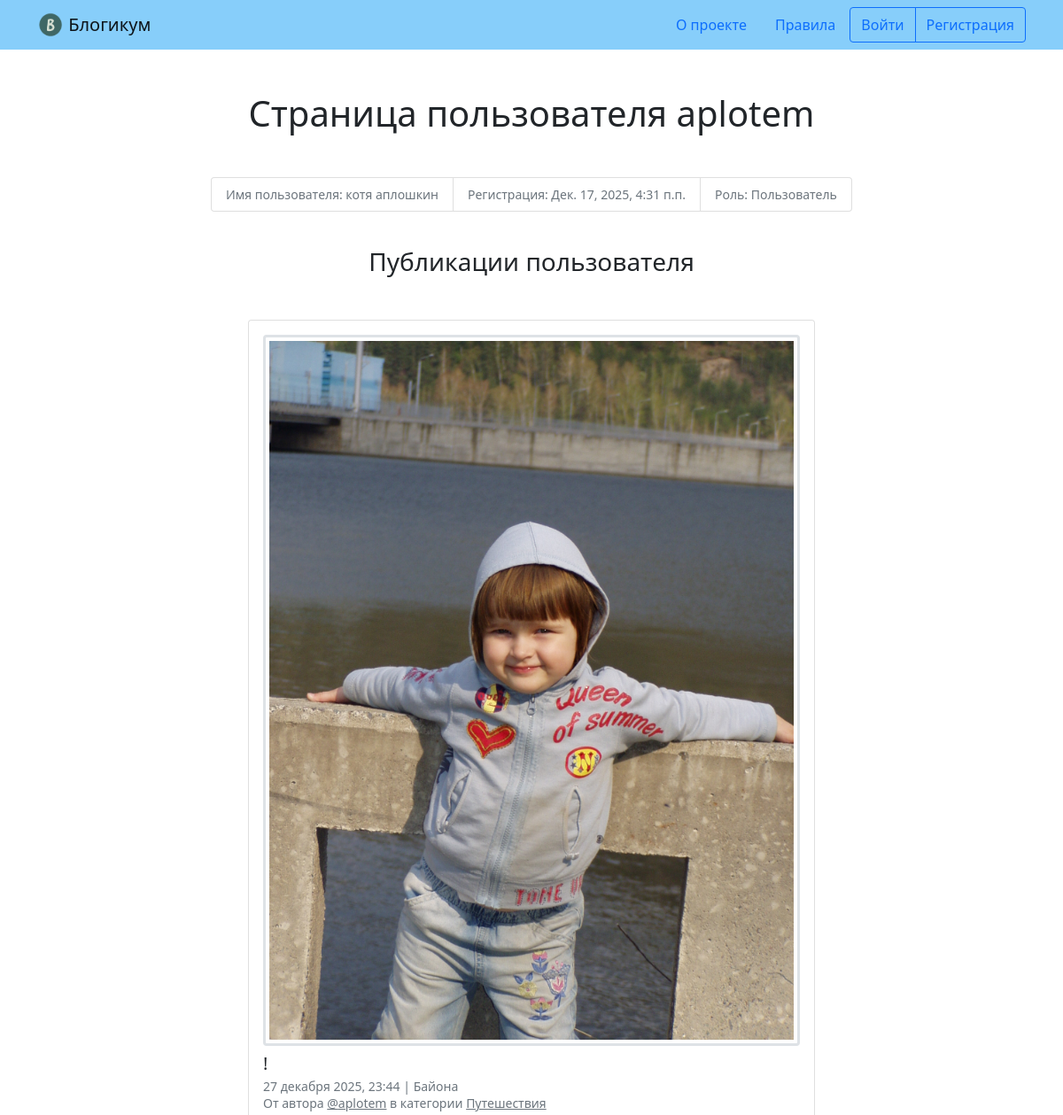
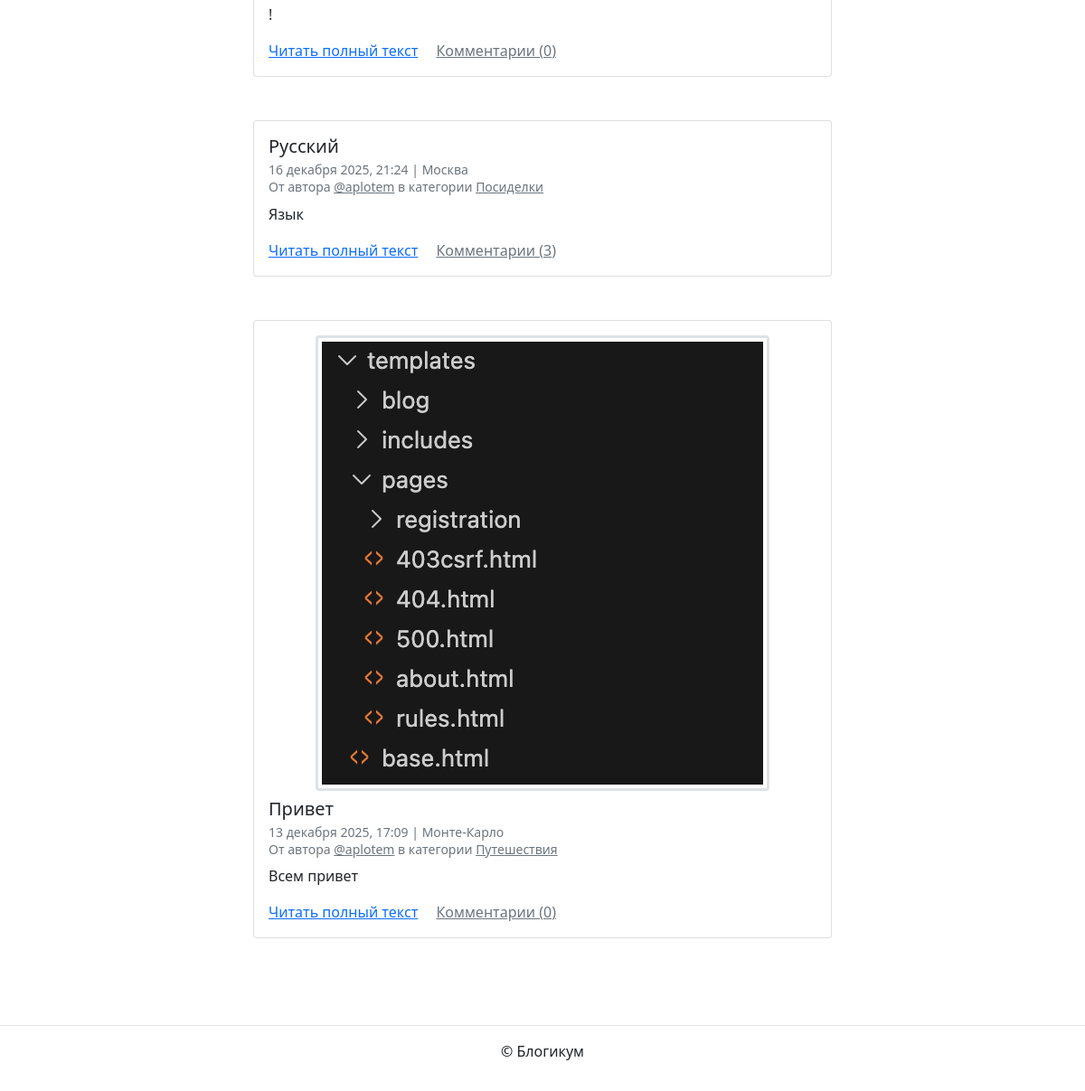
Page /profile/aplotem/ on the committed database (2 pictures, top to bottom).
### blog/models.py (models this page shows, shortened)
class Post(models.Model):
    title = models.CharField(
        max_length=256,
        verbose_name='Заголовок'
    )
    text = models.TextField(verbose_name='Текст')
    pub_date = models.DateTimeField(
        verbose_name='Дата и время публикации',
        help_text='Если установить дату и время в будущем — '
                  'можно делать отложенные публикации.'
    )
    author = models.ForeignKey(
        User,
        on_delete=models.CASCADE,
        verbose_name='Автор публикации',
        related_name='posts'
    )
    location = models.ForeignKey(
        Location,
        on_delete=models.SET_NULL,
        null=True,
        blank=True,
        verbose_name='Местоположение'
    )
    category = models.ForeignKey(
        Category,
        on_delete=models.SET_NULL,
        null=True,
        verbose_name='Категория',
        related_name='posts'
    )
    is_published = models.BooleanField(
        default=True,
        verbose_name='Опубликовано',
        help_text='Снимите галочку, чтобы скрыть публикацию.'
    )
    created_at = models.DateTimeField(
        auto_now_add=True,
        verbose_name='Добавлено'
    )
    image = models.ImageField(
        'Изображение',
        upload_to='posts_images/',
        blank=True,
        null=True
    )
    objects = models.Manager()
    published = PublishedManager()
    class Meta:
        verbose_name = 'публикация'
        verbose_name_plural = 'Публикации'
        ordering = ['-pub_date']

class Location(models.Model):
    name = models.CharField(
        max_length=256,
        verbose_name='Название места'
    )
    is_published = models.BooleanField(
        default=True,
        verbose_name='Опубликовано',
        help_text='Снимите галочку, чтобы скрыть публикацию.'
    )
    created_at = models.DateTimeField(
        auto_now_add=True,
        verbose_name='Добавлено'
    )
    class Meta:
        verbose_name = 'местоположение'
        verbose_name_plural = 'Местоположения'

class Category(models.Model):
    title = models.CharField(
        max_length=256,
        verbose_name='Заголовок'
    )
    description = models.TextField(verbose_name='Описание')
    slug = models.SlugField(
        unique=True,
        verbose_name='Идентификатор',
        help_text='Идентификатор страницы для URL; '
                  'разрешены символы латиницы, цифры, дефис и подчёркивание.'
    )
    is_published = models.BooleanField(
        default=True,
        verbose_name='Опубликовано',
        help_text='Снимите галочку, чтобы скрыть публикацию.'
    )
    created_at = models.DateTimeField(
        auto_now_add=True,
        verbose_name='Добавлено'
    )
    class Meta:
        verbose_name = 'категория'
        verbose_name_plural = 'Категории'

### pages/views.py (the view)
# urls.py: path('profile/<str:username>/', ProfileView.as_view(), name='profile'),
class ProfileView(View):
    def dispatch(self, request, *args, **kwargs):
        username = kwargs.get('username')
        return user_profile(request, username)

### blog/utils.py (called while the page is built)
def get_published_posts_with_comments(queryset=None, include_unpublished_for_author=None):
    if queryset is None:
        queryset = Post.objects.all()
    if include_unpublished_for_author:
        queryset = queryset.filter(author=include_unpublished_for_author)
    else:
        queryset = queryset.filter(
            is_published=True,
            pub_date__lte=timezone.now(),
            category__is_published=True
        )
    queryset = queryset.annotate(
        comment_count=Count('comments')
    )
    ordering = Post._meta.ordering
    if ordering:
        queryset = queryset.order_by(*ordering)
    return queryset

def paginate_posts(request, posts_queryset, posts_per_page=10):
    paginator = Paginator(posts_queryset, posts_per_page)
    page_number = request.GET.get('page')
    return paginator.get_page(page_number)

### pages/views.py (called while the page is built)
def user_profile(request, username):
    profile = get_object_or_404(User, username=username)
    is_owner = request.user.is_authenticated and request.user == profile
    if is_owner:
        posts = get_published_posts_with_comments(
            queryset=profile.posts.all(),
            include_unpublished_for_author=profile  # Показываем неопубликованные автору
        )
    else:
        posts = get_published_posts_with_comments(
            queryset=profile.posts.all()
        )
    page_obj = paginate_posts(request, posts)
    context = {
        'profile': profile,
        'page_obj': page_obj,
        'is_owner': is_owner,
    }
    return render(request, 'blog/profile.html', context)

### templates/blog/profile.html (shortened to what this page needs)
{% extends "base.html" %}
{% block content %}
  <h1 class="mb-5 text-center ">Страница пользователя {{ profile.username }}</h1>
  <small>
    <ul class="list-group list-group-horizontal justify-content-center mb-3">
      <li class="list-group-item text-muted">Имя пользователя: {% if profile.get_full_name %}{{ profile.get_full_name }}{% else %}не указано{% endif %}</li>
      <li class="list-group-item text-muted">Регистрация: {{ profile.date_joined }}</li>
      <li class="list-group-item text-muted">Роль: {% if profile.is_staff %}Админ{% else %}Пользователь{% endif %}</li>
    </ul>
  </small>
  <br>
  <h3 class="mb-5 text-center">Публикации пользователя</h3>
  {% for post in page_obj %}
    <article class="mb-5">
      {% include "includes/post_card.html" %}
    </article>
  {% endfor %}
{% endblock %}

### templates/includes/post_card.html (shortened to what this page needs)
<div class="col d-flex justify-content-center">
  <div class="card" style="width: 40rem;">
    <div class="card-body">
      {% if post.image %}
        <a href="{{ post.image.url }}" target="_blank">
          <img class="border-3 rounded img-fluid img-thumbnail mb-2 mx-auto d-block" src="{{ post.image.url }}">
        </a>
      {% endif %}
      <h5 class="card-title">{{ post.title }}</h5>
      <h6 class="card-subtitle mb-2 text-muted">
        <small>
          {{ post.pub_date|date:"d E Y, H:i" }} | {% if post.location and post.location.is_published %}{{ post.location.name }}{% else %}Планета Земля{% endif %}<br>
          От автора <a class="text-muted" href="{% url 'pages:profile' post.author.username %}">@{{ post.author.username }}</a> в
          категории {% include "includes/category_link.html" %}
        </small>
      </h6>
      <p class="card-text">{{ post.text|truncatewords:10 }}</p>
      <a href="{% url 'blog:post_detail' post.id %}" class="card-link">Читать полный текст</a>
      <a href="{% url 'blog:post_detail' post.id %}" class="card-link text-muted">
        Комментарии ({{ post.comment_count }})
      </a>
    </div>
  </div>
</div>

### templates/includes/category_link.html
<a class="text-muted" href="{% url 'blog:category_posts' post.category.slug %}">
  {{ post.category.title }}
</a>

### rows in the picture
Post: image (picture), title "!", pub_date "27 декабря 2025, 23:44", location.name "Байона", author.username "aplotem", category "Путешествия", text "!", comment_count "0"
Post: title "Русский", pub_date "16 декабря 2025, 21:24", location.name "Москва", author.username "aplotem", category "Посиделки", text "Язык", comment_count "3"
Post: image (picture), title "Привет", pub_date "13 декабря 2025, 17:09", location.name "Монте-Карло", author.username "aplotem", category "Путешествия", text "Всем привет", comment_count "0"

### other values in the picture
{{ profile.username }} "aplotem"
{{ profile.get_full_name }} "котя аплошкин"
{{ profile.date_joined }} "Дек. 17, 2025, 4:31 п.п."
